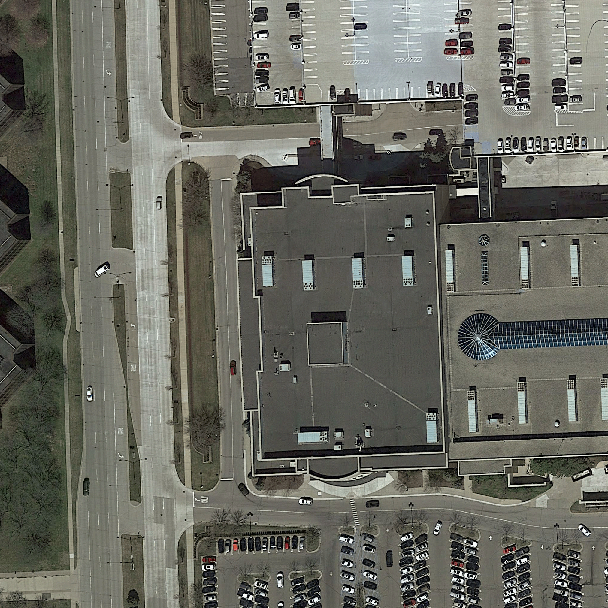
#> input picture input/test_images/test_10.png, 608 x 608 px, given as the content of the folder input/original/image, which was not available
$ python train_val_spc.py   (older library calls are emulated)
#> lines starting #> are read from the running program, lines starting #| are printed output that depends on the picture; pictures that were not available may be replaced by others from this repository, and a replacement may not be noted
### preproc/get_data.py
from PIL import Image
import glob
import numpy as np
from typing import List
import skimage.transform
from skimage import filters
from skimage.color import rgb2gray
from skimage.color import gray2rgb
from skimage.color import rgb2hsv
from skimage.color import hsv2rgb
import math
import random


def np_from_files(files: list) -> np.ndarray:
    x = []
    for f in files:
        image = Image.open(f)
#> image is the input picture: PIL image 608x608 RGB; mean R, G, B 103.6, 104.1, 95.2
        image = np.asarray(image)

        #print(f, image.shape)

        x.append(image)

    return np.asarray(x)


# [31 lines left out: functions np_from_files_grid_cut, make_groundtruth_binary, not called in this run]


# get training data as ndarrays from original dataset
def get_training_data(normalize = True) -> (np.ndarray, np.ndarray):
    x_files = sorted(glob.glob('input/original/image/*.png'))
    y_files = sorted(glob.glob('input/original/label/*.png'))

    return get_training_data_path(x_files, y_files, normalize)


# get training data as ndarrays from additional dataset
# [5 lines left out: function get_training_data2, not called in this run]


def get_training_data_path(x_files, y_files, normalize=True, image_to_np=np_from_files) -> (np.ndarray, np.ndarray):
    x = image_to_np(x_files)
    y = image_to_np(y_files)
    if normalize:
        x = x.astype(np.float32) / 255.
        y = y.astype(np.float32) / 255.

    y = (y > 0.5).astype(np.uint8)

    return x, y


# [8 lines left out: function get_test_data, not called in this run]


def augment_data(x, y):
    x_aug = flip_and_rotate(x)
    y_aug = flip_and_rotate(y)

    return x_aug, y_aug


# [67 lines left out: functions augment_data_extended, resize_images, duplicate, flip, rotate, not called in this run]


# if we flip and rotate together we only need to flip once, the other would be redundant
def flip_and_rotate(x, discard_original = False):
    l = []
    for i in range(x.shape[0]):
        image_flip = np.flipud(x[i])
        if not discard_original:
            l.append(x[i])
        l.append(image_flip)
        for deg in [90, 180, 270]:
            l.append(skimage.transform.rotate(x[i], deg, preserve_range = True))
            l.append(skimage.transform.rotate(image_flip, deg, preserve_range = True))
    return np.asarray(l)


# [52 lines left out: functions random_rotate, grayscale, blur, saturate, not called in this run]

### train_val_spc.py
import datetime
import numpy as np
import sklearn
from sklearn.model_selection import KFold
import preproc.get_data as data
from  metrics.f1 import f1
from metrics.f1 import f1_binary

import tensorflow as tf
from tensorflow.keras.callbacks import EarlyStopping, ModelCheckpoint
import os


# [107 lines left out: functions fit, get_min_index, cross_val, not called in this run]

    # reload best model weights
    #best_model_index = get_min_index(best_losses)
    #model.load_weights("checkpoints/ckp_" + model_name + '_crossval-k' + str(best_model_index) + ".h5")
    #print("best model: checkpoints/ckp_" + model_name + '_crossval-k' + str(best_model_index) + ".h5")


def main():
    from models import simple_patch_conv
    from submission.mask_to_submission import patch_to_label
    num_filters = 1024  # this is chosen somewhat arbitrarily, maybe try some different numbers
    batch_size = 8
    epochs = 200
    def transform_y(y):
        l = []
        num_patches = (int(y.shape[1] / 16), int(y.shape[2] / 16))
        for img_idx in range(y.shape[0]):
            img = np.empty(num_patches)
            for i in range(num_patches[0]):
                for j in range(num_patches[1]):
                    patch = y[img_idx, i*16 : (i+1)*16, j*16 : (j+1)*16]
                    img[i, j] = patch_to_label(patch)
            l.append(img)
        return np.asarray(l)


#################
### Testing Area
###

    from visualize.show_img import show_image_single, show_image, show_image_pred, blend_image

    x, y = data.get_training_data()
#> y = empty array
    x, y = data.augment_data(x, y)
#> the loop in flip_and_rotate, `for i in range(x.shape[0]):` made 1 pass
#> pass 1, in flip_and_rotate, `image_flip = np.flipud(x[i])`:
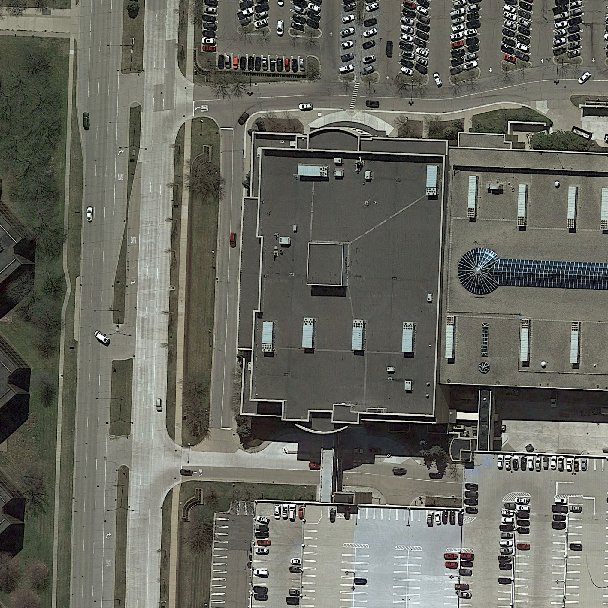
#> image_flip: shape (608, 608, 3) float32; mean of channels 0, 1, 2 0.406, 0.408, 0.373; drawn as R, G, B
#> after the loop in flip_and_rotate, `for i in range(x.shape[0]):`: l = 8 items
#> in augment_data, `y_aug = flip_and_rotate(y)`: y_aug = empty array
    y = transform_y(y)
    x_test, x_test_names = data.get_test_data()

    from losses import dice, lovasz
    loss_test = 'binary_crossentropy'
    #loss_test = dice.dice_loss
    #loss_test = lovasz.lovasz_loss
    model = simple_patch_conv.get_model(None, None, 3, num_filters=num_filters, do_compile=False, do_upsampling=False)
    model.compile(optimizer='adam', loss=loss_test, metrics=['accuracy', tf.keras.metrics.MeanIoU(num_classes=2), f1, f1_binary])
    model_name = 'spc_test'
    fit(model, x, y, epochs=epochs, validation_split=0.1, validation_data=None, checkpoint_suffix=model_name, batch_size=batch_size, verbose=2)

    x_pred = np.squeeze(model.predict(x))
    x_pred_image = (x_pred > 0.5).astype(np.uint8)
    #for i in range(x_pred.shape[0]):
    for i in range(10):
        show_image_pred(x_pred[i], x_pred_image[i], y[i])

    x_test_pred = np.squeeze(model.predict(x_test))
    x_test_pred_image = (x_test_pred > 0.5).astype(np.uint8)
    #for i in range(x_test_pred.shape[0]):
    for i in range(10):
        show_image_pred(x_test_pred[i], x_test_pred_image[i], blend_image(x_test[i], np.kron(x_test_pred_image[i], np.ones((16, 16), dtype=int))))

###
### Testing Area
#################


    # spc_cross_entropy
    #model = simple_patch_conv.get_model(None, None, 3, num_filters=num_filters, do_compile=False, do_upsampling=False)
    #model.compile(optimizer='adam', loss='binary_crossentropy', metrics=['accuracy', tf.keras.metrics.MeanIoU(num_classes=2), f1, f1_binary])
    #model_name = 'spc_cross_entropy'
    #
    #cross_val(model, model_name, transform_y=transform_y, batch_size=batch_size, epochs=epochs)
    #
    #
    ## spc_balanced_cross_entropy_class_weight
    ##model = simple_patch_conv.get_model(None, None, 3, num_filters=num_filters, do_compile=False, do_upsampling=False)
    ##model.compile(optimizer='adam', loss='binary_crossentropy', metrics=['accuracy', tf.keras.metrics.MeanIoU(num_classes=2), f1, f1_binary])
    ##model_name = 'spc_balanced_cross_entropy_class_weight'
    ##
    ##cross_val(model, model_name, transform_y=transform_y, batch_size=batch_size, epochs=epochs)
    #
    #
    ## spc_dice
    #from losses import dice
    #loss = dice.dice_loss
    #model = simple_patch_conv.get_model(None, None, 3, num_filters=num_filters, do_compile=False, do_upsampling=False)
    #model.compile(optimizer='adam', loss=loss, metrics=['accuracy', tf.keras.metrics.MeanIoU(num_classes=2), f1, f1_binary])
    #model_name = 'spc_dice'
    #
    #cross_val(model, model_name, transform_y=transform_y, batch_size=batch_size, epochs=epochs)
    #
    #
    ## spc_focal
    #from losses import focal
    #loss = focal.focal_loss
    #model = simple_patch_conv.get_model(None, None, 3, num_filters=num_filters, do_compile=False, do_upsampling=False)
    #model.compile(optimizer='adam', loss=loss, metrics=['accuracy', tf.keras.metrics.MeanIoU(num_classes=2), f1, f1_binary])
    #model_name = 'spc_focal'
    #
    #cross_val(model, model_name, transform_y=transform_y, batch_size=batch_size, epochs=epochs)


    ### spc_lovasz
    ##from losses import lovasz
    ##loss = lovasz.lovasz_loss
    ##model = simple_patch_conv.get_model(None, None, 3, num_filters=num_filters, do_compile=False, do_upsampling=False)
    ##model.compile(optimizer='adam', loss=loss, metrics=['accuracy', tf.keras.metrics.MeanIoU(num_classes=2), f1, f1_binary])
    ##model_name = 'spc_lovasz'
    ##
    ##cross_val(model, model_name, transform_y=transform_y, batch_size=batch_size, epochs=epochs)


    ## spc_cross_entropy_augmented
    #model = simple_patch_conv.get_model(None, None, 3, num_filters=num_filters, do_compile=False, do_upsampling=False)
    #model.compile(optimizer='adam', loss='binary_crossentropy', metrics=['accuracy', tf.keras.metrics.MeanIoU(num_classes=2), f1, f1_binary])
    #model_name = 'spc_cross_entropy_augmented'
    #
    #cross_val(model, model_name, augment_data_func=data.augment_data, transform_y=transform_y, batch_size=batch_size, epochs=epochs)
    #
    #
    ## spc_balanced_cross_entropy_class_weight_augmented
    ##model = simple_patch_conv.get_model(None, None, 3, num_filters=num_filters, do_compile=False, do_upsampling=False)
    ##model.compile(optimizer='adam', loss='binary_crossentropy', metrics=['accuracy', tf.keras.metrics.MeanIoU(num_classes=2), f1, f1_binary])
    ##model_name = 'spc_balanced_cross_entropy_class_weight_augmented'
    ##
    ##cross_val(model, model_name, augment_data_func=data.augment_data, transform_y=transform_y, batch_size=batch_size, epochs=epochs)
    #
    #
    ## spc_dice_augmented
    #from losses import dice
    #loss = dice.dice_loss
    #model = simple_patch_conv.get_model(None, None, 3, num_filters=num_filters, do_compile=False, do_upsampling=False)
    #model.compile(optimizer='adam', loss=loss, metrics=['accuracy', tf.keras.metrics.MeanIoU(num_classes=2), f1, f1_binary])
    #model_name = 'spc_dice_augmented'
    #
    #cross_val(model, model_name, augment_data_func=data.augment_data, transform_y=transform_y, batch_size=batch_size, epochs=epochs)
    #
    #
    ## spc_focal_augmented
    #from losses import focal
    #loss = focal.focal_loss
    #model = simple_patch_conv.get_model(None, None, 3, num_filters=num_filters, do_compile=False, do_upsampling=False)
    #model.compile(optimizer='adam', loss=loss, metrics=['accuracy', tf.keras.metrics.MeanIoU(num_classes=2), f1, f1_binary])
    #model_name = 'spc_focal_augmented'
    #
    #cross_val(model, model_name, augment_data_func=data.augment_data, transform_y=transform_y, batch_size=batch_size, epochs=epochs)
    #
    #
    ## spc_lovasz_augmented
    #from losses import lovasz
    #loss = lovasz.lovasz_loss
    #model = simple_patch_conv.get_model(None, None, 3, num_filters=num_filters, do_compile=False, do_upsampling=False)
    #model.compile(optimizer='adam', loss=loss, metrics=['accuracy', tf.keras.metrics.MeanIoU(num_classes=2), f1, f1_binary])
    #model_name = 'spc_lovasz_augmented'
    #
    #cross_val(model, model_name, augment_data_func=data.augment_data, transform_y=transform_y, batch_size=batch_size, epochs=epochs)


if __name__ == "__main__":
#> (the run stopped early here; a loop or call above may not have finished)

$ run again, on input/test_images/test_108.png
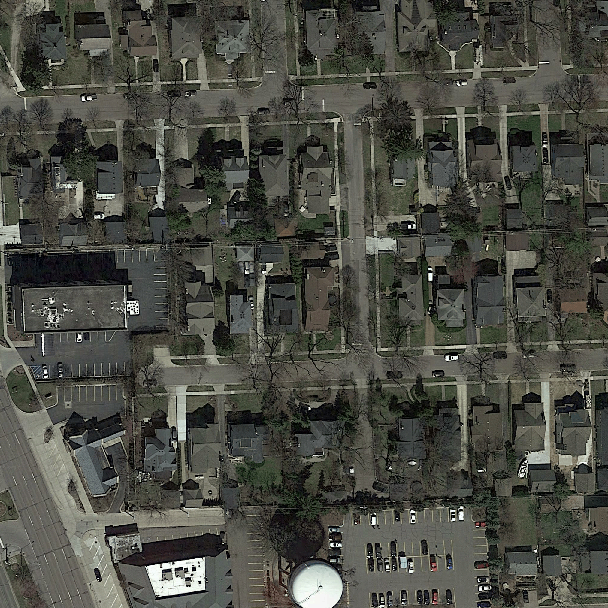
#> input picture input/test_images/test_108.png, 608 x 608 px, given as the content of the folder input/original/image, which was not available
#> in np_from_files, image is the input picture: PIL image 608x608 RGB; mean R, G, B 73.9, 75, 66.9
#> y = empty array
#> the loop in flip_and_rotate, `for i in range(x.shape[0]):` made 1 pass
#> pass 1, in flip_and_rotate, `image_flip = np.flipud(x[i])`:
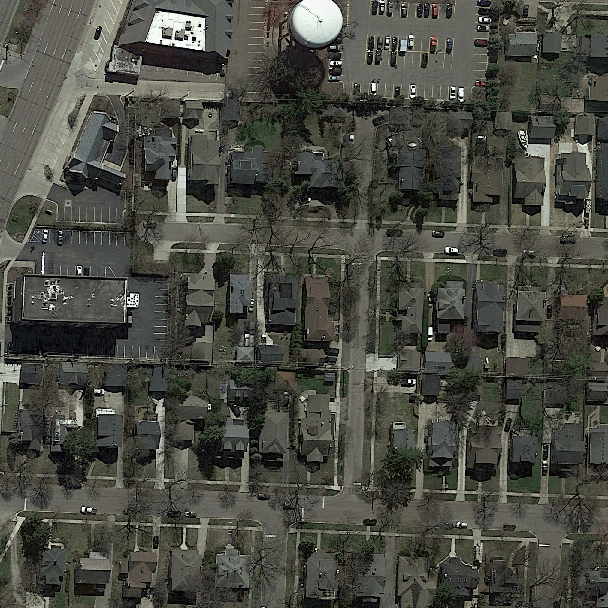
#> image_flip: shape (608, 608, 3) float32; mean of channels 0, 1, 2 0.289, 0.293, 0.262; drawn as R, G, B
#> after the loop in flip_and_rotate, `for i in range(x.shape[0]):`: l = 8 items
#> y_aug = empty array

$ run again, on input/test_images/test_11.png
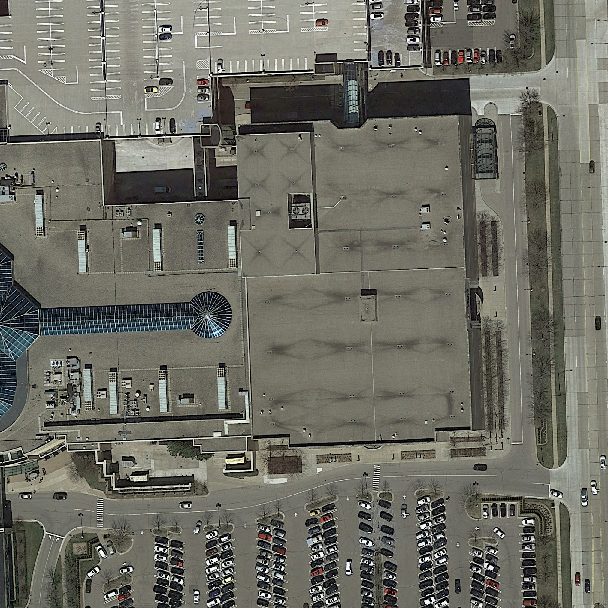
#> input picture input/test_images/test_11.png, 608 x 608 px, given as the content of the folder input/original/image, which was not available
#> in np_from_files, image is the input picture: PIL image 608x608 RGB; mean R, G, B 109.5, 109.2, 99.8
#> y = empty array
#> the loop in flip_and_rotate, `for i in range(x.shape[0]):` made 1 pass
#> pass 1, in flip_and_rotate, `image_flip = np.flipud(x[i])`:
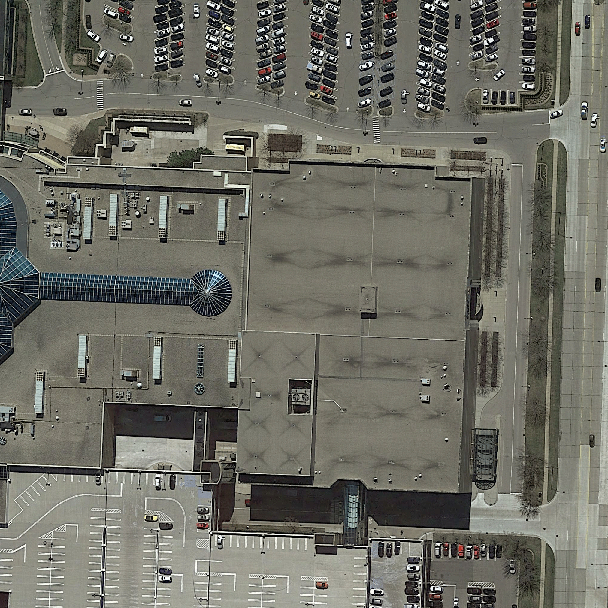
#> image_flip: shape (608, 608, 3) float32; mean of channels 0, 1, 2 0.429, 0.428, 0.391; drawn as R, G, B
#> after the loop in flip_and_rotate, `for i in range(x.shape[0]):`: l = 8 items
#> y_aug = empty array

$ run again, on input/test_images/test_115.png
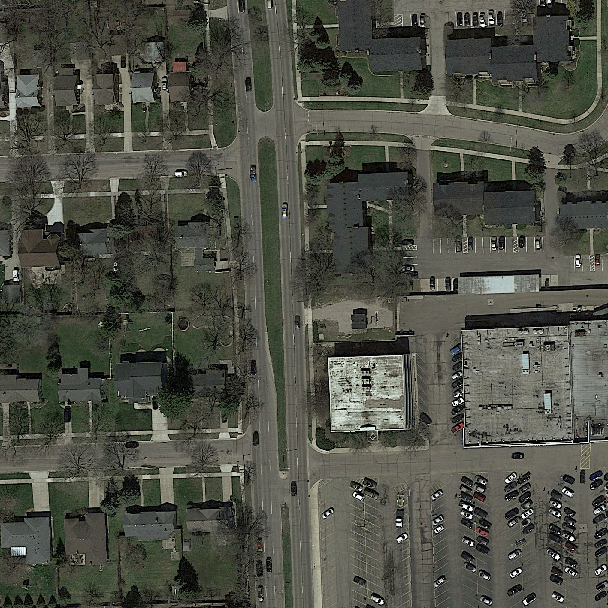
#> input picture input/test_images/test_115.png, 608 x 608 px, given as the content of the folder input/original/image, which was not available
#> in np_from_files, image is the input picture: PIL image 608x608 RGB; mean R, G, B 77.4, 79.3, 69.2
#> y = empty array
#> the loop in flip_and_rotate, `for i in range(x.shape[0]):` made 1 pass
#> pass 1, in flip_and_rotate, `image_flip = np.flipud(x[i])`:
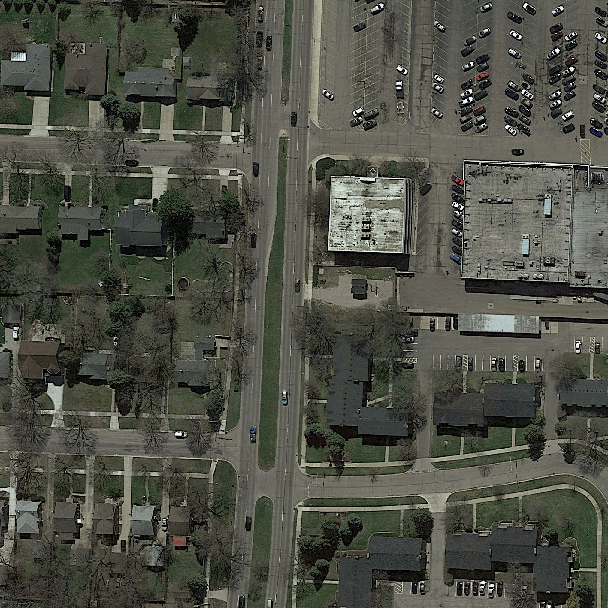
#> image_flip: shape (608, 608, 3) float32; mean of channels 0, 1, 2 0.303, 0.311, 0.271; drawn as R, G, B
#> after the loop in flip_and_rotate, `for i in range(x.shape[0]):`: l = 8 items
#> y_aug = empty array
